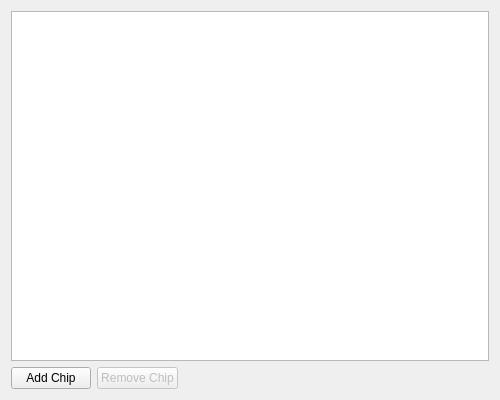
<?xml version="1.0" encoding="UTF-8"?>
<ui version="4.0">
 <class>TBSetupChipsWidget</class>
 <widget class="QWidget" name="TBSetupChipsWidget">
  <property name="geometry">
   <rect>
    <x>0</x>
    <y>0</y>
    <width>500</width>
    <height>400</height>
   </rect>
  </property>
  <property name="windowTitle">
   <string>Chips</string>
  </property>
  <layout class="QVBoxLayout" name="mainLayout">
   <item>
    <widget class="QTableView" name="tableView">
     <property name="alternatingRowColors">
      <bool>true</bool>
     </property>
     <property name="selectionBehavior">
      <enum>QAbstractItemView::SelectRows</enum>
     </property>
     <property name="selectionMode">
      <enum>QAbstractItemView::SingleSelection</enum>
     </property>
     <property name="sortingEnabled">
      <bool>true</bool>
     </property>
     <property name="showGrid">
      <bool>false</bool>
     </property>
    </widget>
   </item>
   <item>
    <layout class="QHBoxLayout" name="buttonLayout">
     <item>
      <widget class="QPushButton" name="addButton">
       <property name="text">
        <string>Add Chip</string>
       </property>
      </widget>
     </item>
     <item>
      <widget class="QPushButton" name="removeButton">
       <property name="text">
        <string>Remove Chip</string>
       </property>
       <property name="enabled">
        <bool>false</bool>
       </property>
      </widget>
     </item>
     <item>
      <spacer name="buttonSpacer">
       <property name="orientation">
        <enum>Qt::Horizontal</enum>
       </property>
       <property name="sizeHint" stdset="0">
        <size>
         <width>40</width>
         <height>20</height>
        </size>
       </property>
      </spacer>
     </item>
    </layout>
   </item>
  </layout>
 </widget>
 <resources/>
 <connections/>
</ui>
